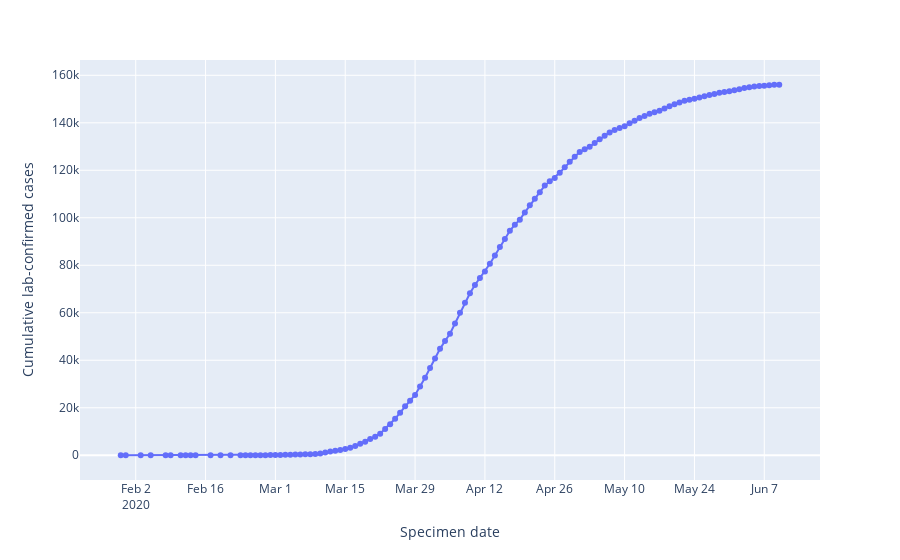

The cell this chart's notebook holds for it:
### Code cell
fig = px.line(df_cases_england, x='Specimen date', y='Cumulative lab-confirmed cases')
fig.update_traces(mode='lines+markers')
fig.show()
